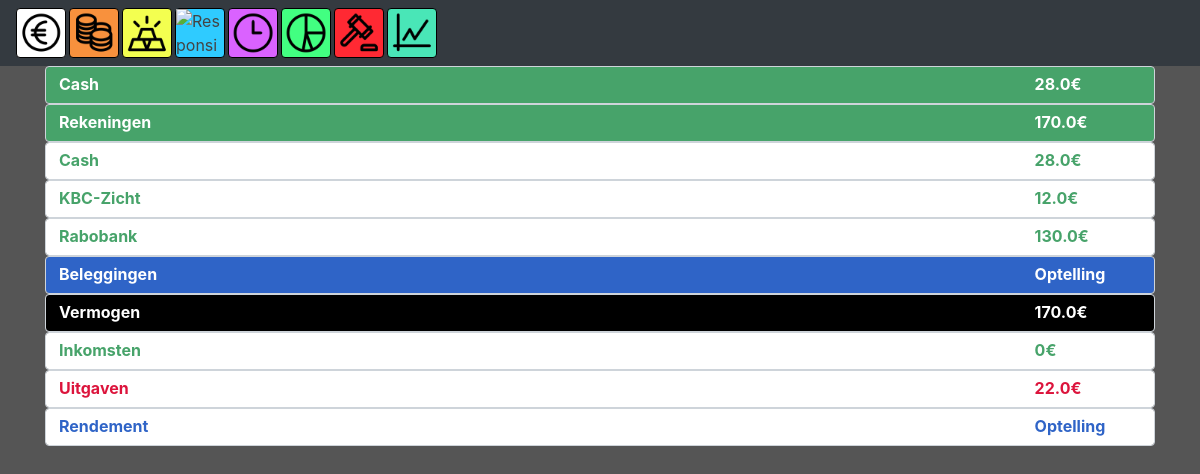
Screenshot of /balans (signed in) with the database file from the repository.
### tables this page shows
CREATE TABLE "rekeningen" (
	`userid`	INTEGER NOT NULL,
	`balans`	REAL NOT NULL,
	`rekeningnaam`	TEXT
);

### app.py (the view)
@app.route("/balans")
@login_required
def balans():
    db = db_connect('pythonsqlite.db')
    rowsb = db.execute("SELECT * FROM rekeningen WHERE userid = ? ",
                          (session["user_id"],))
    rowb = rowsb.fetchall()
    balans = 0
    for row in rowb:
        if not row[2] == "smekkels":
            balans += row[1]
    rekeningtotaal = 0
    for row in rowb:
        if not row[2] == "smekkels" and not row[2] == "cash":
            rekeningtotaal += row[1]
    db = db_connect('pythonsqlite.db')
    selecteer = db.execute("SELECT * FROM Transacties WHERE userid=? and Soort=?",
                            (session["user_id"], "Inkomst"))
    inkomsten = selecteer.fetchall()
    alltimeinkomsten = 0
    for inkomst in inkomsten:
        alltimeinkomsten += inkomst[2]
    selecteer2 = db.execute("SELECT * FROM Transacties WHERE userid=? and Soort=?",
                            (session["user_id"], "Uitgave"))
    uitgaven = selecteer2.fetchall()
    alltimeuitgaven = 0
    for uitgave in uitgaven:
        alltimeuitgaven += uitgave[2]
    return render_template("balans.html", rekeningen=rowb, totaal=balans, rekeningtotaal=rekeningtotaal, inkomsten=alltimeinkomsten, uitgaven=alltimeuitgaven)

### helpers.py (called while the page is built)
def db_connect(string):
    conn = sqlite3.connect(string)
    return conn.cursor()

def login_required(f):
    @wraps(f)
    def decorated_function(*args, **kwargs):
        if session.get("user_id") is None:
            return redirect("/login")
        return f(*args, **kwargs)
    return decorated_function

### templates/balans.html
{%extends "layoutHome.html"%}
{%block homeBody%}
<div class="container">
    {% for row in rekeningen %}
    {% if row[2] == "Cash" %}
    <div class="form-control cash">
        <table class="full">
                <tr>
                    <td class="tillend balans">{{row[2]}}</td>
                    <td class="balans">{{row[1]}}€</td>
                </tr>
            </table>
        </div>
    {% endif %}
    {% endfor %}
    <div class="form-control rekeningen">
            <table class="full">
                    <tr>
                        <td class="tillend balans">Rekeningen</td>
                        <td class="balans">{{rekeningtotaal}}€</td>
                    </tr>
                </table>
            </div>
    {% for row in rekeningen %}
    {% if row[2] != "smekkels" and row[2] != "cash" %}
    <div class="form-control rekeningenbalans">
        <table class="full">
            <tr>
                <td class="tillend rekeningenbalans">{{row[2]}}</td>
                <td class="rekeningenbalans">{{row[1]}}€</td>
            </tr>
        </table>
    </div>
    {% endif %}
    {% endfor %}
    <div class="form-control beleggingen">
        <table class="full">
                <tr>
                    <td class="tillend balans">Beleggingen</td>
                    <td class="balans">Optelling</td>
                </tr>
            </table>
        </div>
    <div class="form-control totaalbalans">
        <table class="full">
            <tr>
                <td class="tillend balans">Vermogen</td>
                <td class="balans">{{totaal}}€</td>
            </tr>
        </table>
    </div>
    <div class="form-control">
        <table class="full">
            <tr>
                <td class="tillend rekeningenbalans">Inkomsten</td>
                <td class="rekeningenbalans">{{inkomsten}}€</td>
            </tr>
        </table>
    </div>
    <div class="form-control">
        <table class="full">
            <tr>
                <td class="tillend schuldenbalans">Uitgaven</td>
                <td class="schuldenbalans">{{uitgaven}}€</td>
            </tr>
        </table>
    </div>
    <div class="form-control">
        <table class="full">
            <tr>
                <td class="tillend beleggingenbalans">Rendement</td>
                <td class="beleggingenbalans">Optelling</td>
            </tr>
        </table>
    </div>
</div>
{%endblock%}

### static/styles.css (style rules this page uses)
body { background: #555555 !important; }
.full { width: 100%; }
.tillend { width: 90% }
.cash { background-color: rgb(71, 163, 106) !important; text-transform: capitalize; }
.rekeningenbalans { color: rgb(71, 163, 106); text-transform: capitalize; font-weight: bold; }
.beleggingenbalans { color: rgb(47, 100, 199); font-weight: bold; }
.schuldenbalans { color: crimson; font-weight: bold; }
.totaalbalans { background-color: rgb(0, 0, 0); }
.balans { color: #ffffff !important; font-weight: bold; }
.beleggingen { background-color: rgb(47, 100, 199); }
.rekeningen { background-color: rgb(71, 163, 106); }

### rows the page displays
rekeningen: rekeningnaam "Cash", balans "28.0"
rekeningen: rekeningnaam "KBC-Zicht", balans "12.0"
rekeningen: rekeningnaam "Rabobank", balans "130.0"

### other values shown
{{ rekeningtotaal }} "170.0"
{{ totaal }} "170.0"
{{ inkomsten }} "0"
{{ uitgaven }} "22.0"
